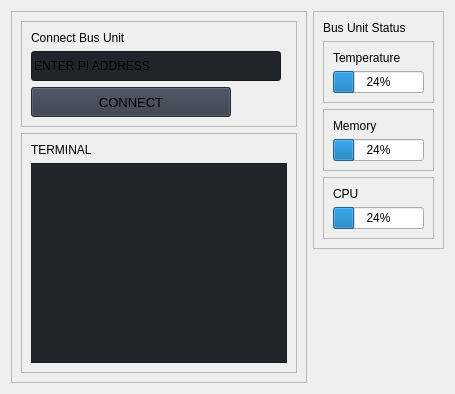
                     <widget class="QWidget" name="Connection_Widget">
                      <layout class="QHBoxLayout" name="horizontalLayout_7">
                       <item>
                        <widget class="QFrame" name="LEFT_CONNECTION">
                         <property name="frameShape">
                          <enum>QFrame::StyledPanel</enum>
                         </property>
                         <property name="frameShadow">
                          <enum>QFrame::Raised</enum>
                         </property>
                         <layout class="QVBoxLayout" name="verticalLayout_9">
                          <item alignment="Qt::AlignTop">
                           <widget class="QFrame" name="LEFT_TOP_2">
                            <property name="frameShape">
                             <enum>QFrame::StyledPanel</enum>
                            </property>
                            <property name="frameShadow">
                             <enum>QFrame::Raised</enum>
                            </property>
                            <layout class="QVBoxLayout" name="verticalLayout_10">
                             <item>
                              <widget class="QLabel" name="LEFT_TOP_TITLE">
                               <property name="maximumSize">
                                <size>
                                 <width>16777215</width>
                                 <height>20</height>
                                </size>
                               </property>
                               <property name="text">
                                <string>Connect Bus Unit</string>
                               </property>
                              </widget>
                             </item>
                             <item>
                              <widget class="QLineEdit" name="IP_ENTER">
                               <property name="minimumSize">
                                <size>
                                 <width>0</width>
                                 <height>30</height>
                                </size>
                               </property>
                               <property name="maximumSize">
                                <size>
                                 <width>250</width>
                                 <height>16777215</height>
                                </size>
                               </property>
                               <property name="styleSheet">
                                <string notr="true">background-color: rgb(33, 37, 43);</string>
                               </property>
                               <property name="text">
                                <string>ENTER PI ADDRESS</string>
                               </property>
                               <property name="placeholderText">
                                <string>Type here</string>
                               </property>
                              </widget>
                             </item>
                             <item>
                              <widget class="QPushButton" name="SET_IP">
                               <property name="minimumSize">
                                <size>
                                 <width>200</width>
                                 <height>30</height>
                                </size>
                               </property>
                               <property name="maximumSize">
                                <size>
                                 <width>150</width>
                                 <height>16777215</height>
                                </size>
                               </property>
                               <property name="font">
                                <font>
                                 <family>Segoe UI</family>
                                 <pointsize>10</pointsize>
                                 <weight>50</weight>
                                 <italic>false</italic>
                                 <bold>false</bold>
                                </font>
                               </property>
                               <property name="cursor">
                                <cursorShape>PointingHandCursor</cursorShape>
                               </property>
                               <property name="contextMenuPolicy">
                                <enum>Qt::PreventContextMenu</enum>
                               </property>
                               <property name="toolTipDuration">
                                <number>-8</number>
                               </property>
                               <property name="layoutDirection">
                                <enum>Qt::LeftToRight</enum>
                               </property>
                               <property name="styleSheet">
                                <string notr="true">background-color: rgb(52, 59, 72);</string>
                               </property>
                               <property name="text">
                                <string>CONNECT</string>
                               </property>
                               <property name="icon">
                                <iconset resource="resources.qrc">
                                 <normaloff>:/icons/images/icons/cil-wifi-signal-4.png</normaloff>:/icons/images/icons/cil-wifi-signal-4.png</iconset>
                               </property>
                              </widget>
                             </item>
                            </layout>
                           </widget>
                          </item>
                          <item>
                           <widget class="QFrame" name="TERMINAL">
                            <property name="frameShape">
                             <enum>QFrame::StyledPanel</enum>
                            </property>
                            <property name="frameShadow">
                             <enum>QFrame::Raised</enum>
                            </property>
                            <layout class="QVBoxLayout" name="verticalLayout_11">
                             <item>
                              <widget class="QLabel" name="TERMINAL_LABEL">
                               <property name="text">
                                <string>TERMINAL</string>
                               </property>
                              </widget>
                             </item>
                             <item>
                              <widget class="QPlainTextEdit" name="TERMINAL_PLAINTEXTEDIT">
                               <property name="minimumSize">
                                <size>
                                 <width>100</width>
                                 <height>200</height>
                                </size>
                               </property>
                               <property name="styleSheet">
                                <string notr="true">background-color: rgb(33, 37, 43);</string>
                               </property>
                              </widget>
                             </item>
                            </layout>
                           </widget>
                          </item>
                         </layout>
                        </widget>
                       </item>
                       <item alignment="Qt::AlignTop">
                        <widget class="QFrame" name="RIGHT_CONNECTION">
                         <property name="focusPolicy">
                          <enum>Qt::WheelFocus</enum>
                         </property>
                         <property name="frameShape">
                          <enum>QFrame::StyledPanel</enum>
                         </property>
                         <property name="frameShadow">
                          <enum>QFrame::Raised</enum>
                         </property>
                         <layout class="QVBoxLayout" name="verticalLayout_12">
                          <item>
                           <widget class="QLabel" name="RIGHT_CONNECTION_TITTLE">
                            <property name="text">
                             <string>Bus Unit Status</string>
                            </property>
                           </widget>
                          </item>
                          <item>
                           <widget class="QFrame" name="TEMPERATURE">
                            <property name="frameShape">
                             <enum>QFrame::StyledPanel</enum>
                            </property>
                            <property name="frameShadow">
                             <enum>QFrame::Raised</enum>
                            </property>
                            <layout class="QVBoxLayout" name="verticalLayout_20">
                             <item>
                              <widget class="QLabel" name="TEMPEARTUR_LABEL">
                               <property name="text">
                                <string>Temperature</string>
                               </property>
                              </widget>
                             </item>
                             <item>
                              <widget class="QProgressBar" name="TEMERATURE_PROGRSSBAR">
                               <property name="value">
                                <number>24</number>
                               </property>
                              </widget>
                             </item>
                            </layout>
                           </widget>
                          </item>
                          <item>
                           <widget class="QFrame" name="MEMORY">
                            <property name="frameShape">
                             <enum>QFrame::StyledPanel</enum>
                            </property>
                            <property name="frameShadow">
                             <enum>QFrame::Raised</enum>
                            </property>
                            <layout class="QVBoxLayout" name="verticalLayout_14">
                             <item>
                              <widget class="QLabel" name="MEMORY_LABEL">
                               <property name="text">
                                <string>Memory</string>
                               </property>
                              </widget>
                             </item>
                             <item>
                              <widget class="QProgressBar" name="MEMORY_PROGRESSBAR">
                               <property name="value">
                                <number>24</number>
                               </property>
                              </widget>
                             </item>
                            </layout>
                           </widget>
                          </item>
                          <item>
                           <widget class="QFrame" name="CPU">
                            <property name="frameShape">
                             <enum>QFrame::StyledPanel</enum>
                            </property>
                            <property name="frameShadow">
                             <enum>QFrame::Raised</enum>
                            </property>
                            <layout class="QVBoxLayout" name="verticalLayout_13">
                             <item>
                              <widget class="QLabel" name="CPU_LABEL">
                               <property name="text">
                                <string>CPU</string>
                               </property>
                              </widget>
                             </item>
                             <item>
                              <widget class="QProgressBar" name="CPU_PROGRESSBAR">
                               <property name="value">
                                <number>24</number>
                               </property>
                              </widget>
                             </item>
                            </layout>
                           </widget>
                          </item>
                         </layout>
                        </widget>
                       </item>
                      </layout>
                     </widget>
